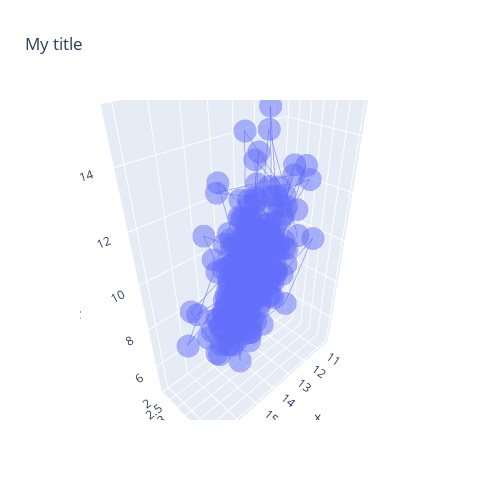

Notebook cell for this chart:
### Code cell
import plotly.graph_objects as go
import numpy as np

x=plot_df["IL6"]
y=plot_df["test"]
z=plot_df["MYC"]

fig = go.Figure(
    data=[go.Scatter3d(z=z, x=x, y=y, opacity=0.5)])
fig.update_layout(
    title='My title', 
    autosize=True,
    width=500, 
    height=500,
)
fig.show()

### Figure 1 — Plotly figure (JSON) as saved in the notebook; plotly's stock layout.template omitted (floating-point values rounded to 4 significant figures; data arrays with more than 128 entries replaced by an {"elided": "..."} marker saying what was removed)
{"data": [{"opacity": 0.5, "type": "scatter3d", "x": {"elided": "245 float values"}, "y": {"elided": "245 int values"}, "z": {"elided": "245 float values"}}], "layout": {"autosize": true, "height": 500, "title": {"text": "My title"}, "width": 500}}
